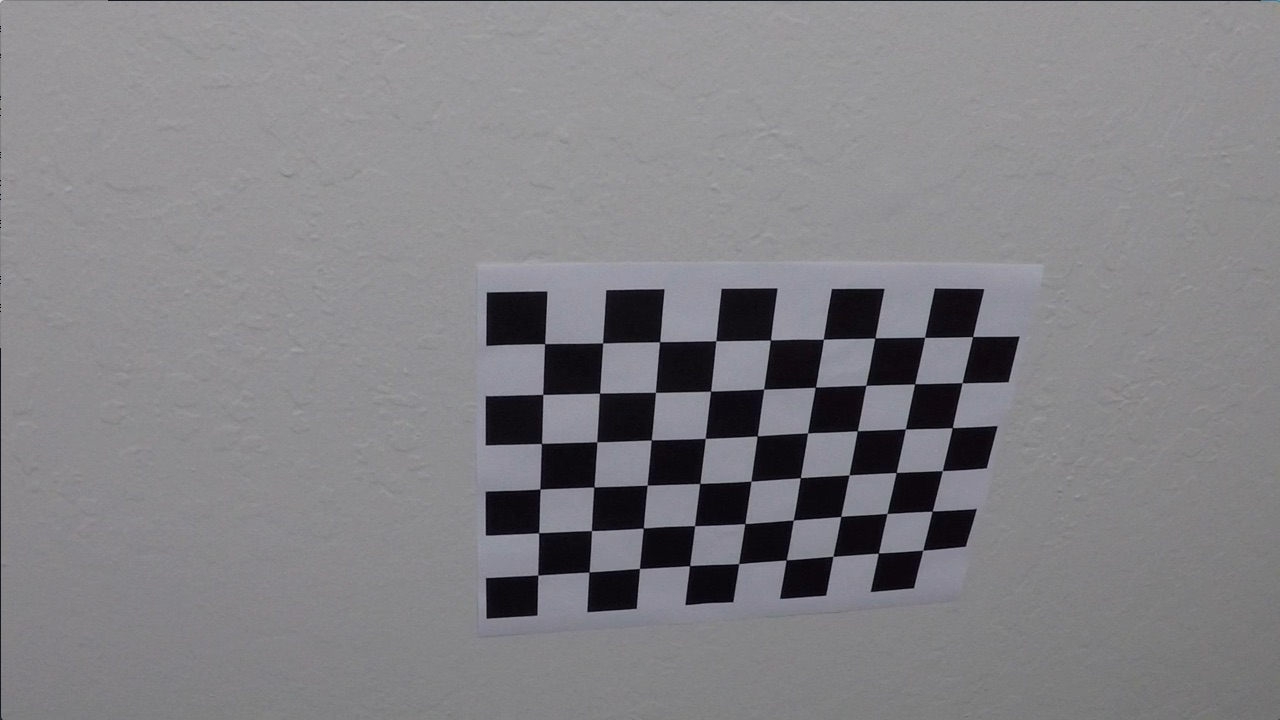
#> input picture camera_cal/calibration10.jpg, 1280 x 720 px; its folder holds only this picture in this run
$ jupyter execute --allow-errors P2.ipynb   (shell and % lines are left out)   (older library calls are emulated)
#> lines starting #> are read from the running program, lines starting #| are printed output that depends on the picture; after the words box and inside, x2 and y2 are one past the last pixel; in counts of white or black regions, pixels touching at a corner belong together
[cell 1]
import cv2
import glob
from IPython.display import HTML
import matplotlib.image as mpimg
import matplotlib.pyplot as plt
from moviepy.editor import VideoFileClip
import numpy as np
import os

[cell 2]
# [86 lines left out: functions plot_img, plot_imgs, plot_and_save_img, plot_and_save_imgs, not called in this run]

## Camera calibration

[cell 3]
objpoints = []
imgpoints = []

chessboard_shape = (9, 6)
objp = np.zeros((chessboard_shape[0]*chessboard_shape[1], 3), np.float32)
objp[:,:2] = np.mgrid[0:chessboard_shape[0], 0:chessboard_shape[1]].T.reshape(-1, 2)

for filename in glob.glob('./camera_cal/*.jpg'):
    img = mpimg.imread(filename)
#> img is the input picture: shape (720, 1280, 3); mean R, G, B 130.2, 129.4, 133.1

    gray = cv2.cvtColor(img, cv2.COLOR_BGR2GRAY)
    ret, corners = cv2.findChessboardCorners(gray, chessboard_shape, None)
#> ret = True; corners = 54 rows, first 8: [544.7, 343.6], [602.6, 342.9], [659.6, 341.7], [716, 340.7], [770.5, 340], [823.4, 339.2], [874.8, 338.1], [924.6, 337.3]

    if ret == True:
        imgpoints.append(corners)
        objpoints.append(objp)

[cell 4]
cal_img = cv2.imread('./camera_cal/calibration1.jpg')

def cal_undistort(img, objpoints, imgpoints):
    ret, mtx, dist, rvecs, tvecs = cv2.calibrateCamera(objpoints, imgpoints, img.shape[1::-1], None, None)
    dst = cv2.undistort(img, mtx, dist, None, mtx)
    return dst

#> (the rest of this cell did not finish here and is left out)

# Experiments
---

## Image layers and masks

#> (a cell that did not finish here is left out)

#> (a cell that did not finish here is left out)

#> (a cell that did not finish here is left out)

[cell 8]
colors = {
    'yellow': {
        'min': np.array([150, 150, 0]),
        'max': np.array([255, 255, 120])
    },
    'white': {
        'min': np.array([185, 185, 185]),
        'max': np.array([255, 255, 255])
    }
}

#> (the rest of this cell did not finish here and is left out)

[cell 9]
# Visualize BGR color channels
bgr_channel_map = ['Blue', 'Green', 'Red']
#> (the rest of this cell did not finish here and is left out)

We are best able to see the lane lines in the blue color channel (BGR), so we will eventually use this channel for filtering.

#> (a cell that did not finish here is left out)

We are best able to see the lane lines in the saturation channel, so we will eventually use this channel for filtering.

#> (a cell that did not finish here is left out)

We are best able to see the dashed lane lines in the value channel, so we will eventually use this channel for filtering.

[cell 12]
# Check out the combined binaries

saturation_threshold = (180, 200)
sobel_x_threshold = (40, 100)
hsv_s_treshold = (200, 215)

# Isolate the blue channel for sobel filtering, so the yellow line is easily detected
#> (the rest of this cell did not finish here and is left out)

## Narrow down region of interest

#> (a cell that did not finish here is left out)

## Perspective Transform

#> (a cell that did not finish here is left out)

[cell 15]
# hard coded from experimentation above
src = np.float32([[560,460],[180,690],[1130,690],[750,460]])
dst = np.float32([[320,0],[320,720],[960,720],[960,0]])

M = cv2.getPerspectiveTransform(src, dst)
Minv = cv2.getPerspectiveTransform(dst, src)

#> (the rest of this cell did not finish here and is left out)

# Detect lanes in single images
---

[cell 16]
def blur_image(img, kernel_size=(5,5)):
    """Blur an image with Gaussian filtering

    Parameters:
        img (numpy.array): numpy array representation of an image
        kernel_size (tuple of integers): Gaussian kernel size (width, height)

    Returns:
        numpy array representation of the filtered image
    """

    return cv2.GaussianBlur(img, kernel_size, 0)

def get_combined_binary_img(img, saturation_threshold=(180, 215), sobel_x_threshold=(50, 90), hsv_s_threshold=(200, 215)):
    """Generate a combined binary image

    Given an undistored image (np.array), apply a sobel-x gradient filter and a
    color threshold on the saturation layer of the HLS-converted image.

    Parameters:
        img (numpy.array): numpy array representation of an image
        saturation_threshold (tuple of integers): saturation layer min and max values
        sobel_x_threshold (tuple of integers): sobel-x min and max values
        value_threshold (tuple of integers): value layer min and max values
    Returns:
        numpy array representation of the filtered image
    """
    img_copy = np.copy(img)

    # Isolate the blue channel for sobel filtering, so the yellow line is easily detected
    color_channel = img_copy[:,:,2]

    # Convert to HLS color space and isolate the saturation channel
    hls_channel = cv2.cvtColor(img_copy, cv2.COLOR_RGB2HLS)[:,:,2]

    # Convert to HVS color space and isolate the light channel
    hsv_channel = cv2.cvtColor(img_copy, cv2.COLOR_RGB2HSV)[:,:,1]

    # Isolate the yellow color values
    yellow_mask = cv2.inRange(img_copy, np.array([150, 150, 0]), np.array([255, 255, 120]))

    # Isolate the white color values
    white_mask = cv2.inRange(img_copy, np.array([185, 185, 185]), np.array([255, 255, 255]))

    # Apply Sobel x filtering on the blue color channel
    sobelx = cv2.Sobel(color_channel, cv2.CV_64F, 1, 0)
    abs_sobelx = np.absolute(sobelx)
    scaled_sobel = np.uint8(255*abs_sobelx/np.max(abs_sobelx))

    # Apply the threshold on the x gradient
    sxbinary = np.zeros_like(scaled_sobel)
    sxbinary[(scaled_sobel >= sobel_x_threshold[0]) & (scaled_sobel <= sobel_x_threshold[1])] = 1

    # Apply the threshold on the hls saturation channel
    hls_s_binary = np.zeros_like(hls_channel)
    hls_s_binary[(hls_channel >= saturation_threshold[0]) & (hls_channel <= saturation_threshold[1])] = 1

    # Apply the threshold on the hsv saturation channel
    hsv_s_binary = np.zeros_like(hsv_channel)
    hsv_s_binary[(hsv_channel >= hsv_s_treshold[0]) & (hsv_channel <= hsv_s_treshold[1])] = 1

    # Apply the threshold on the yellow mask
    yellow_binary = (yellow_mask // 255).astype(np.uint8)

    # Apply the threshold on the white mask
    white_binary = (white_mask // 255).astype(np.uint8)

    combined_binary = np.zeros_like(sxbinary)
    combined_binary[(hls_s_binary == 1) | (sxbinary == 1) | (hsv_s_binary == 1) | (yellow_binary == 1) | (white_binary == 1)] = 1
    return combined_binary


# [282 lines left out: functions region_of_interest, apply_perspective_transform, find_lane_pixels, draw_polynomial, fit_polynomial, draw and 2 more, not called in this run]

[cell 17]
img = mpimg.imread('test_images/test1.jpg')
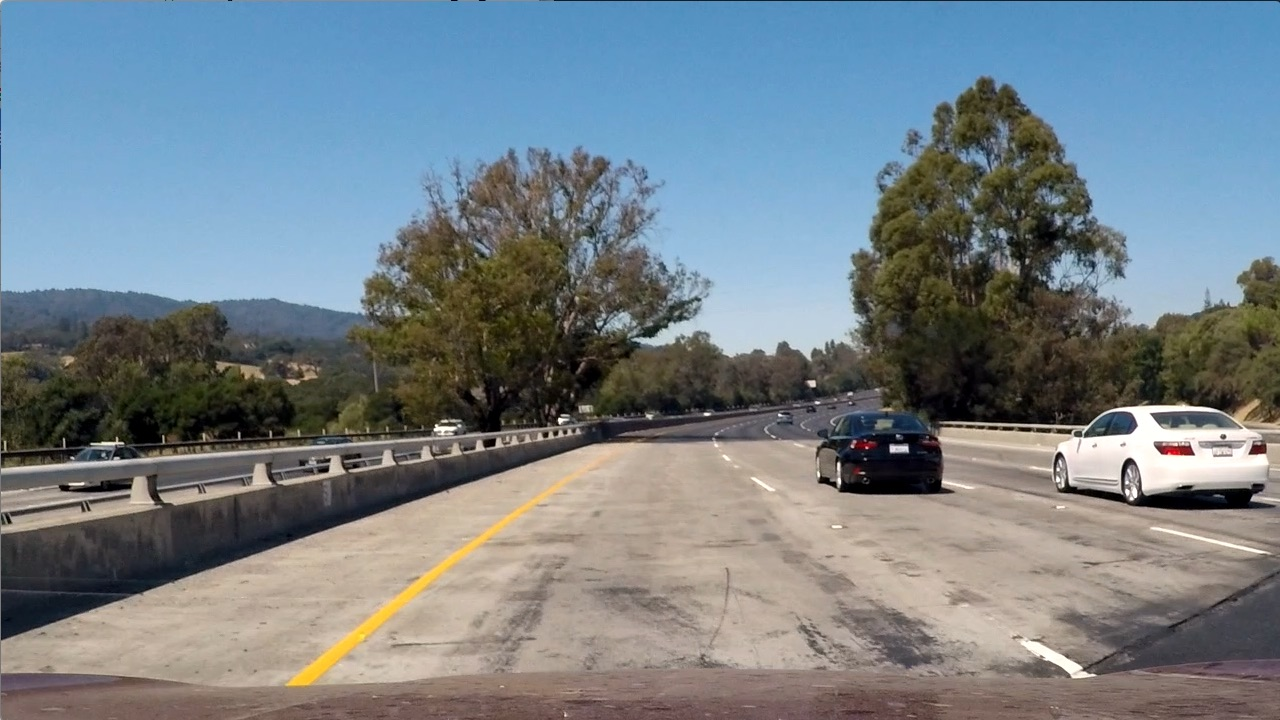
#> input picture test_images/test1.jpg, 1280 x 720 px
#> img is the input picture: shape (720, 1280, 3); mean R, G, B 117.5, 128.7, 135.5
img_copy = np.copy(img)

# Apply a distortion correction to raw images.
distortion_corrected_img = cal_undistort(img_copy, objpoints, imgpoints)

# Blur the image
blurred_img = blur_image(distortion_corrected_img)

# Use color transforms, gradients, etc., to create a thresholded binary image.
combined_binary_img = get_combined_binary_img(blurred_img)
#> in get_combined_binary_img, `yellow_mask = cv2.inRange(img_copy, np.array([150, 150, 0]), np.array(..`:
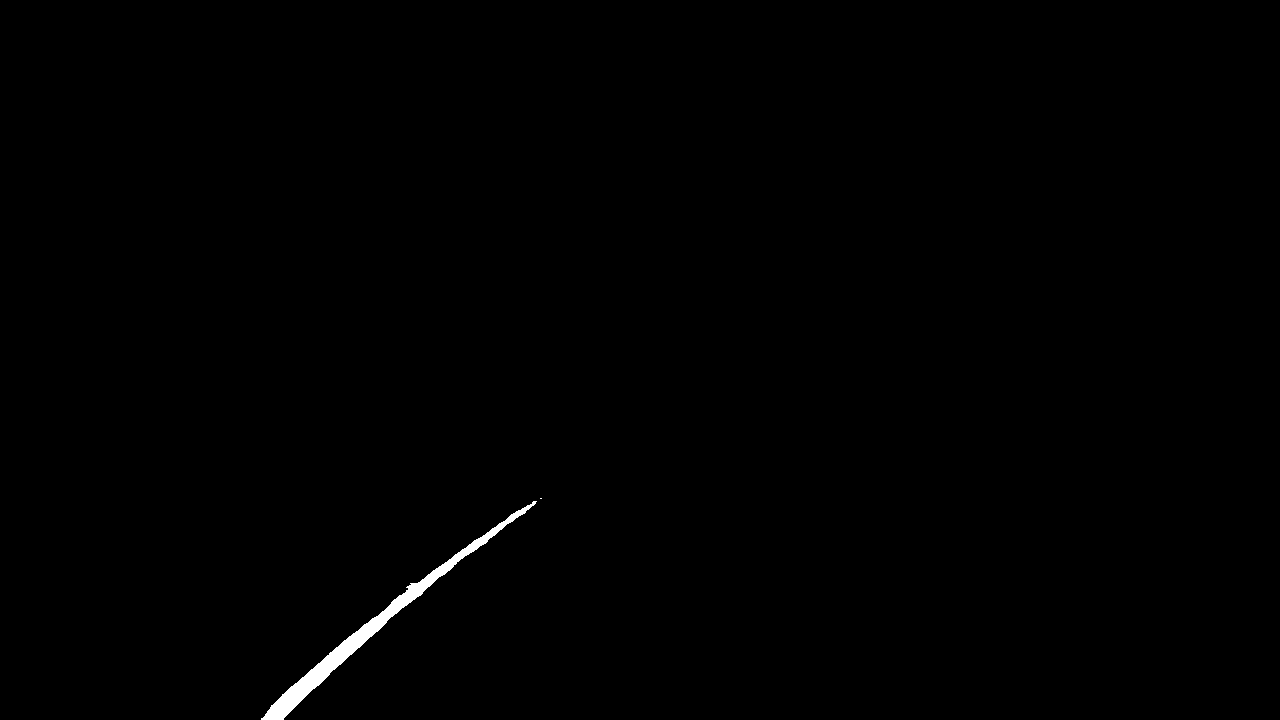
#> yellow_mask: shape (720, 1280); 0.44% white; 2 white regions (1 under 20 px), largest, box (x1, y1, x2, y2) and area: (261, 501, 537, 720) 4016
#> in get_combined_binary_img, `white_mask = cv2.inRange(img_copy, np.array([185, 185, 185]), np.array..`: white_mask: shape (720, 1280); 2% white; 64 white regions (36 under 20 px), largest, box (x1, y1, x2, y2) and area: (644, 304, 860, 359) 6398, (1190, 0, 1280, 307) 3593, (18, 387, 138, 720) 3383
#> in get_combined_binary_img, `sobelx = cv2.Sobel(color_channel, cv2.CV_64F, 1, 0)`:
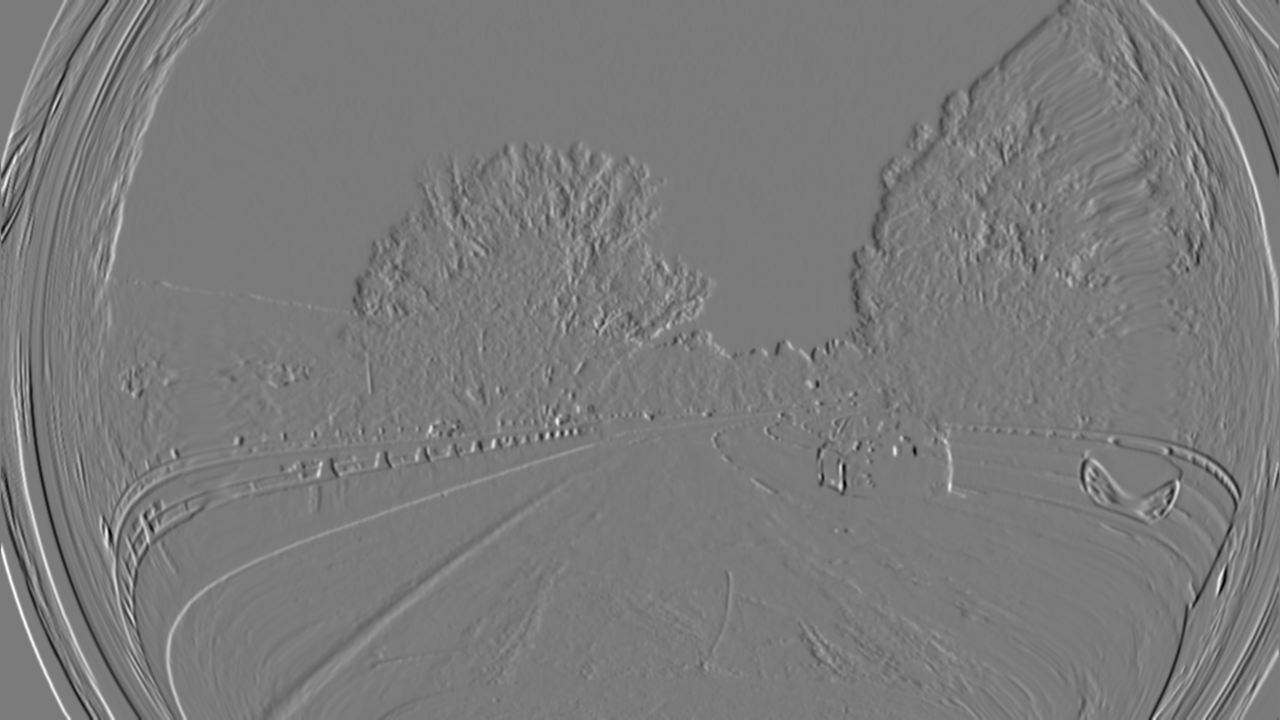
#> sobelx: shape (720, 1280) float64; min -492, max 528, mean 0.4; drawn with min black and max white
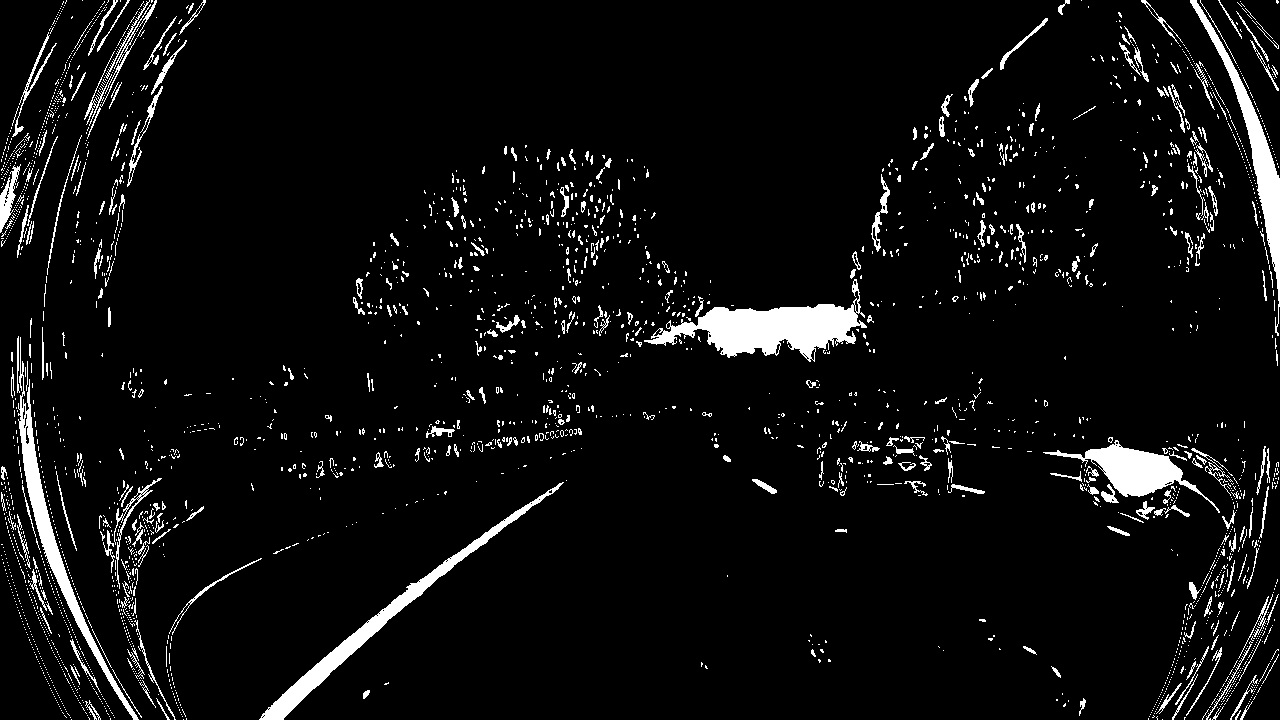
#> combined_binary_img: shape (720, 1280); values 0 (black) and 1 (white), 5.7% white; 2862 white regions (2520 under 20 px), largest, box (x1, y1, x2, y2) and area: (644, 279, 867, 362) 6959, (259, 482, 564, 720) 4344, (1190, 0, 1280, 336) 3754

# Narrow the image to a region of interest
#> (the rest of this cell did not finish here and is left out)
